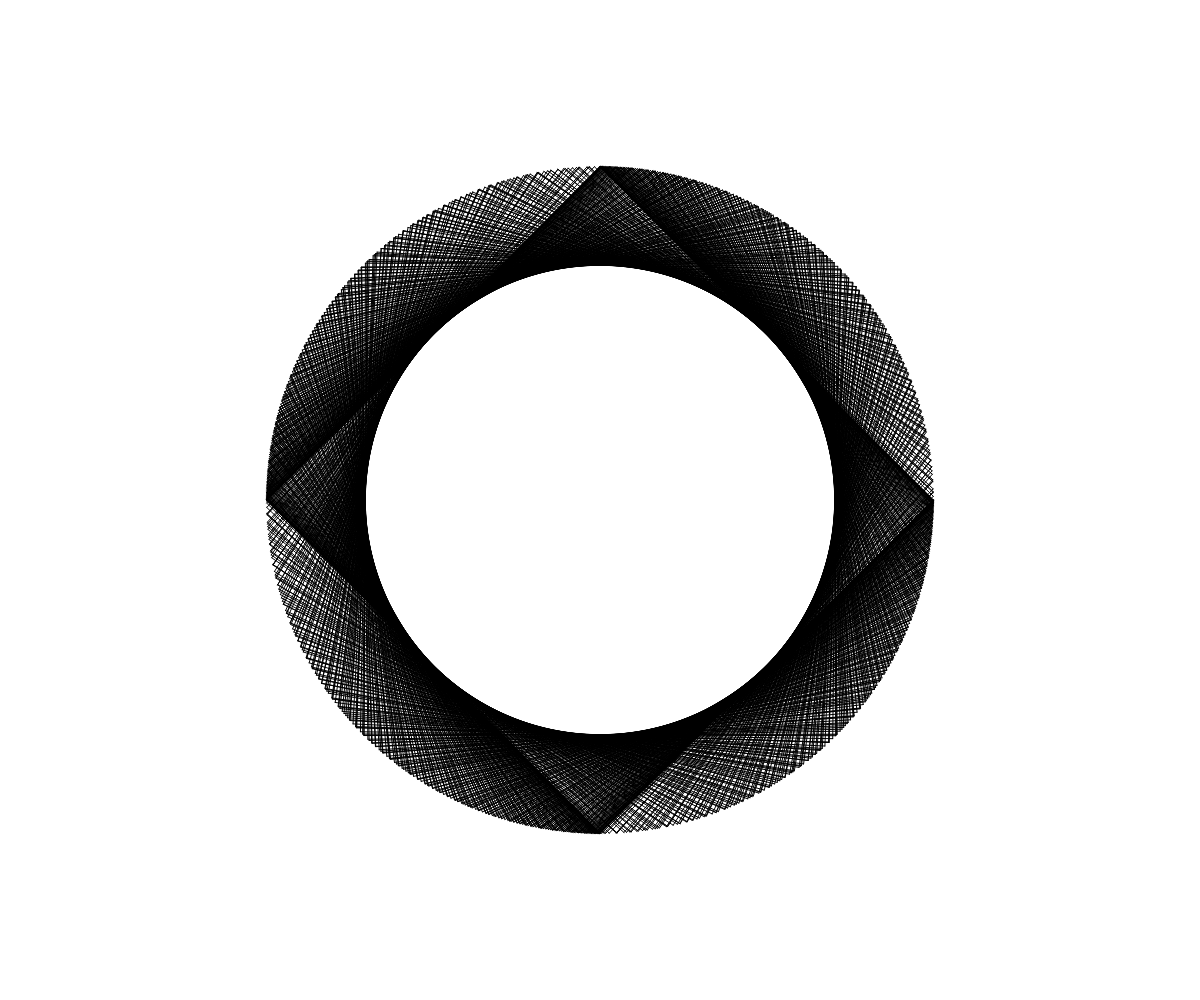
Frame 1 (no input)
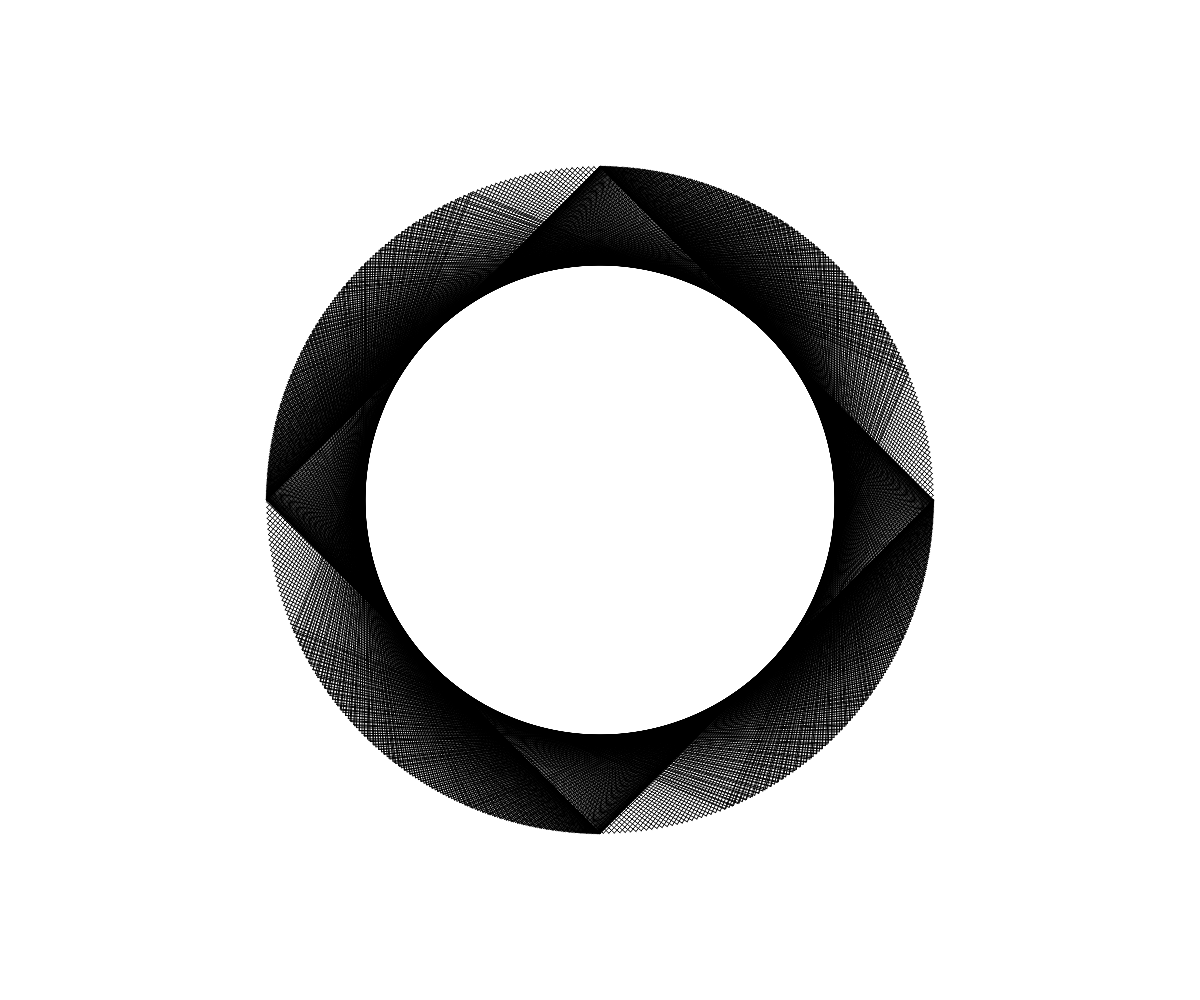
Frame 60 (no input)
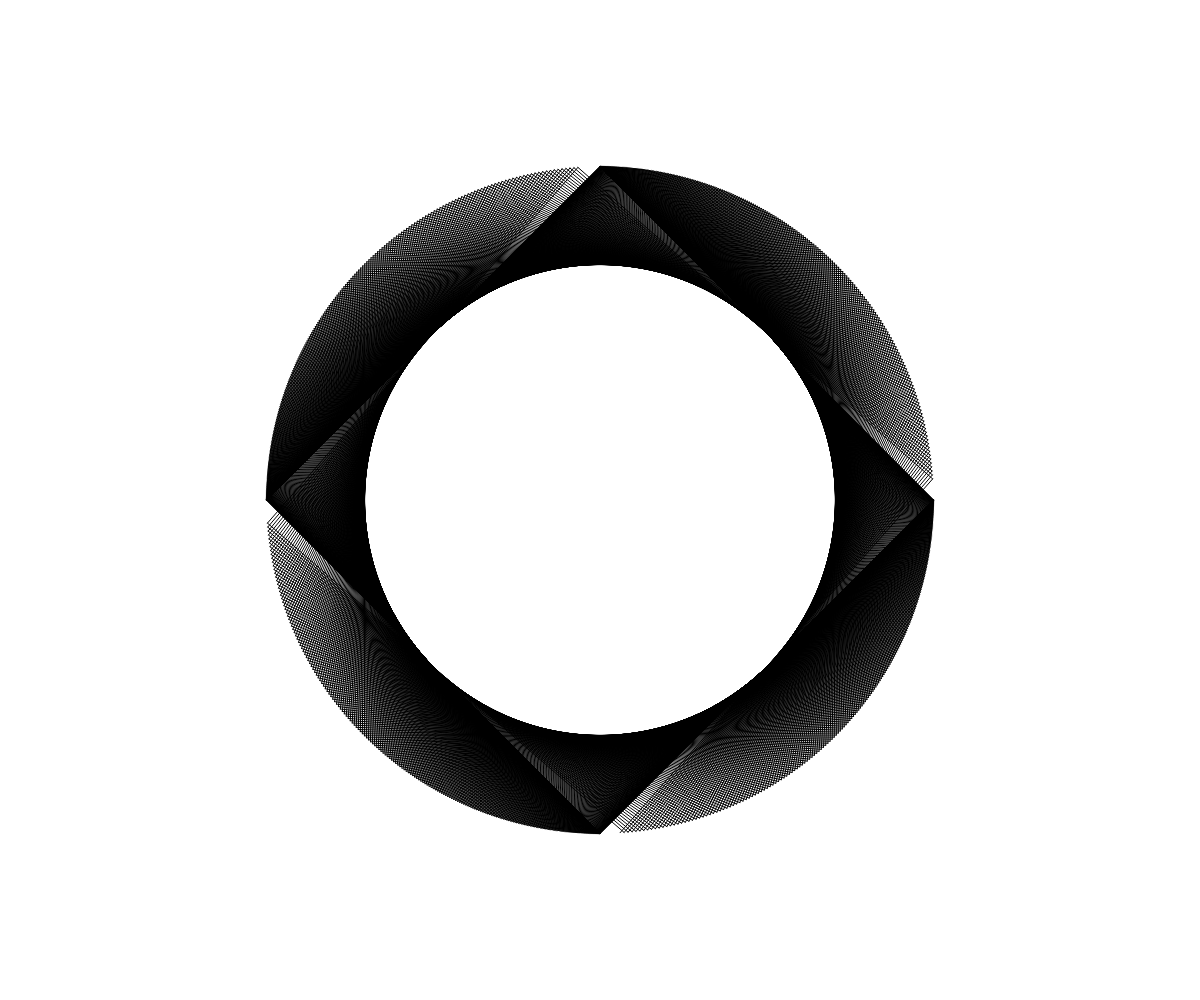
Frame 120 (the mouse pressed at the canvas centre since frame 60)

The p5.js sketch that drew these frames (run headless with seeded random() and noise() and a simulated clock; from frame 60 on, the mouse is pressed at the canvas centre):

// p5.js sketch
// ── sketch.js
let jitter = .00001;
const da = Math.PI/2;
function setup() {
  createCanvas(innerWidth, innerHeight);
}

function draw() {
  background(255);
  let a = 0;
  let r = min(width,height)/3;
  const xo = width/2;
  const yo = height/2;
  for(let i=0;i<1000;i++) {
    const na = a+da+i*jitter;
    line(xo+r*cos(a),yo+r*sin(a),xo+r*cos(na),yo+r*sin(na));
    a = na;
  }
  jitter*=.99;
}
